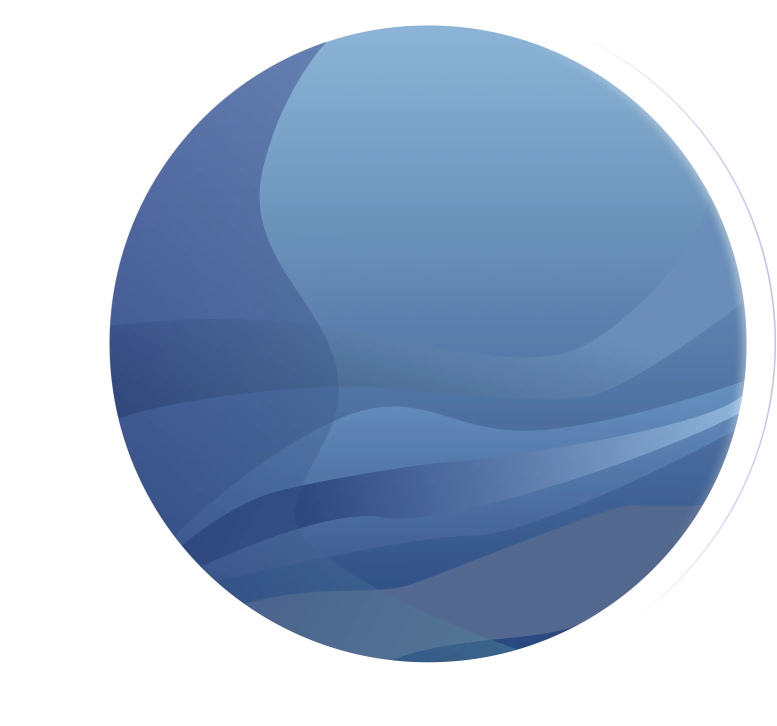
#> input picture assets/img/blue-planet.webp, 3105 x 2904 px (shown at 1/4 size)
$ python Resizer.py assets/img
#> lines starting #> are read from the running program, lines starting #| are printed output that depends on the picture
import os
from PIL import Image
import sys

if len(sys.argv) < 2:
    print("Usage: python convert_proportional.py <folder>")
    sys.exit(1)

folder = sys.argv[1]

for filename in os.listdir(folder):
    if filename.lower().endswith(".webp"):
        path = os.path.join(folder, filename)

        print(f"Resizing proportionally: {filename}")

        img = Image.open(path).convert("RGBA")
#> img is the input picture: PIL image 3105x2904 RGBA; mean R, G, B, A 58, 76.7, 102.1, 145.3

        # Scale proportionally
        img.thumbnail((256, 256), Image.LANCZOS)
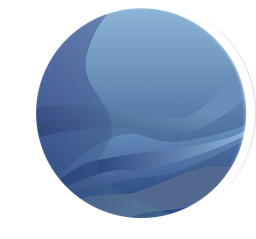
#> img: PIL image 256x239 RGBA; mean R, G, B, A 59.6, 78.7, 105.1, 145.4; transparent parts drawn white

        # Create 256x256 canvas
        canvas = Image.new("RGBA", (256, 256), (0, 0, 0, 0))   # transparent
#> canvas: PIL image 256x256 RGBA; every value is 0

        # Center the image on the canvas
        x = (256 - img.width) // 2
#> x = 0
        y = (256 - img.height) // 2
#> y = 8
        canvas.paste(img, (x, y))
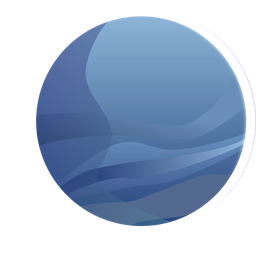
#> canvas: PIL image 256x256 RGBA; mean R, G, B, A 55.7, 73.4, 98.1, 135.8; transparent parts drawn white

        # Save over the original
        canvas.save(path, "webp", quality=90)

print("Done!")
